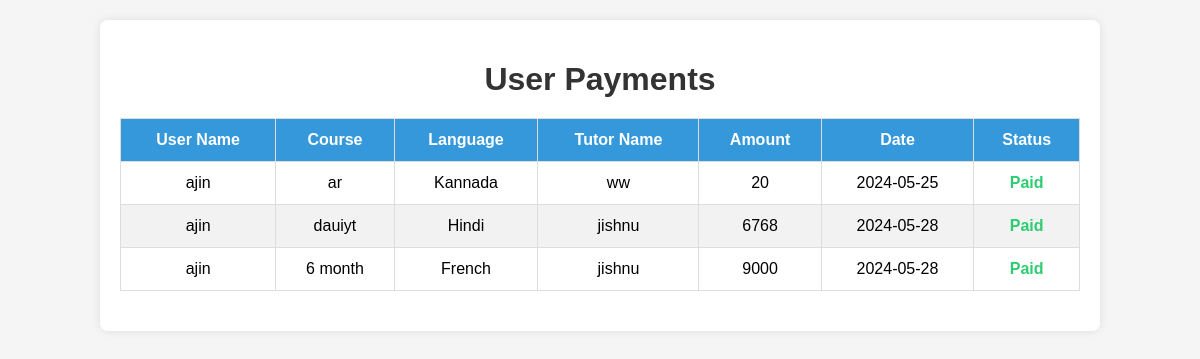
/Project/Admin/UserPayments.php, run on the app's committed database.
### tables this page shows
CREATE TABLE `tbl_booking` (
  `booking_id` int(11) NOT NULL,
  `booking_date` varchar(60) NOT NULL,
  `booking_status` char(1) NOT NULL DEFAULT '0',
  `booking_payment` char(1) NOT NULL DEFAULT '0',
  `user_id` int(11) NOT NULL,
  `course_id` int(11) NOT NULL
);

CREATE TABLE `tbl_user` (
  `user_id` int(11) NOT NULL,
  `user_name` varchar(60) NOT NULL,
  `user_email` varchar(60) NOT NULL,
  `place_id` int(11) NOT NULL,
  `user_address` varchar(60) NOT NULL,
  `user_photo` varchar(100) NOT NULL,
  `user_contact` varchar(60) NOT NULL,
  `user_dob` date NOT NULL,
  `user_password` varchar(60) NOT NULL
);

CREATE TABLE `tbl_course` (
  `course_id` int(11) NOT NULL,
  `course_name` varchar(60) NOT NULL,
  `course_details` varchar(60) NOT NULL,
  `course_price` varchar(60) NOT NULL,
  `language_id` int(11) NOT NULL,
  `tutor_id` int(11) NOT NULL
);

CREATE TABLE `tbl_language` (
  `language_id` int(11) NOT NULL,
  `language_name` varchar(60) NOT NULL
);

CREATE TABLE `tbl_tutor` (
  `tutor_id` int(11) NOT NULL,
  `tutor_name` varchar(60) NOT NULL,
  `tutor_email` varchar(60) NOT NULL,
  `tutor_password` varchar(60) NOT NULL,
  `tutor_photo` varchar(100) NOT NULL,
  `tutor_proof` varchar(60) NOT NULL,
  `tutor_address` varchar(60) NOT NULL,
  `tutor_contact` varchar(60) NOT NULL,
  `tutor_doj` date NOT NULL,
  `tutor_dob` date NOT NULL,
  `place_id` int(11) NOT NULL,
  `tutor_status` int(11) NOT NULL
);

### Project/Admin/UserPayments.php (the view, shortened to what this page needs)
<?php
include('../Assests/connection/connection.php');
?>
<!DOCTYPE html>
<html xmlns="http://www.w3.org/1999/xhtml">
<head>
</head>
<body>
    <div class="container">
        <h1>User Payments</h1>
        <form id="form1" name="form1" method="post" action="">
            <table>
                <thead>
                    <tr>
                        <th>User Name</th>
                        <th>Course</th>
                        <th>Language</th>
                        <th>Tutor Name</th>
                        <th>Amount</th>
                        <th>Date</th>
                        <th>Status</th>
                    </tr>
                </thead>
                <tbody>
                    <?php
                    $selqry = "SELECT * FROM tbl_booking p
                               INNER JOIN tbl_course d ON p.course_id=d.course_id
                               INNER JOIN tbl_tutor t ON d.tutor_id=t.tutor_id
                               INNER JOIN tbl_language l ON d.language_id = l.language_id
                               INNER JOIN tbl_user u ON p.user_id = u.user_id
                               WHERE booking_status = '2'";
                    $book = $con->query($selqry);
                    while ($data = $book->fetch_assoc()) {
                    ?>
                    <tr>
                        <td><?php echo htmlspecialchars($data['user_name']); ?></td>
                        <td><?php echo htmlspecialchars($data['course_name']); ?></td>
                        <td><?php echo htmlspecialchars($data['language_name']); ?></td>
                        <td><?php echo htmlspecialchars($data['tutor_name']); ?></td>
                        <td><?php echo htmlspecialchars($data['course_price']); ?></td>
                        <td><?php echo htmlspecialchars($data['booking_date']); ?></td>
                        <td class="status-paid">Paid</td>
                    </tr>
                    <?php
                    }
                    ?>
                </tbody>
            </table>
        </form>
    </div>
</body>
</html>

### Project/Admin/UserPayments.php (style rules this page uses)
body { font-family: Arial, sans-serif; background-color: #f5f5f5; margin: 0; padding: 0; }
.container { width: 80%; margin: 20px auto; background-color: #ffffff; padding: 20px; box-shadow: 0px 0px 10px rgba(0, 0, 0, 0.1); border-radius: 8px; }
h1 { text-align: center; color: #333; margin-bottom: 20px; }
table { width: 100%; border-collapse: collapse; margin-bottom: 20px; }
th, td { border: 1px solid #ddd; padding: 12px; text-align: center; }
th { background-color: #3498db; color: white; }
tr:nth-child(even) { background-color: #f2f2f2; }
.status-paid { color: #2ecc71; font-weight: bold; }

### data on the page
tbl_booking: user.user_name "ajin", course.course_name "ar", tbl_language.language_name "Kannada", tbl_tutor.tutor_name "ww", course.course_price "20", booking_date "2024-05-25"
tbl_booking: user.user_name "ajin", course.course_name "dauiyt", tbl_language.language_name "Hindi", tbl_tutor.tutor_name "jishnu", course.course_price "6768", booking_date "2024-05-28"
tbl_booking: user.user_name "ajin", course.course_name "6 month", tbl_language.language_name "French", tbl_tutor.tutor_name "jishnu", course.course_price "9000", booking_date "2024-05-28"
